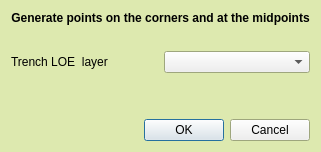
<?xml version="1.0" encoding="UTF-8"?>
<ui version="4.0">
 <class>TrenchCreatorDialogBase</class>
 <widget class="QDialog" name="TrenchCreatorDialogBase">
  <property name="windowModality">
   <enum>Qt::ApplicationModal</enum>
  </property>
  <property name="geometry">
   <rect>
    <x>0</x>
    <y>0</y>
    <width>347</width>
    <height>158</height>
   </rect>
  </property>
  <property name="palette">
   <palette>
    <active>
     <colorrole role="Base">
      <brush brushstyle="SolidPattern">
       <color alpha="255">
        <red>255</red>
        <green>255</green>
        <blue>255</blue>
       </color>
      </brush>
     </colorrole>
     <colorrole role="Window">
      <brush brushstyle="SolidPattern">
       <color alpha="255">
        <red>221</red>
        <green>233</green>
        <blue>175</blue>
       </color>
      </brush>
     </colorrole>
    </active>
    <inactive>
     <colorrole role="Base">
      <brush brushstyle="SolidPattern">
       <color alpha="255">
        <red>255</red>
        <green>255</green>
        <blue>255</blue>
       </color>
      </brush>
     </colorrole>
     <colorrole role="Window">
      <brush brushstyle="SolidPattern">
       <color alpha="255">
        <red>221</red>
        <green>233</green>
        <blue>175</blue>
       </color>
      </brush>
     </colorrole>
    </inactive>
    <disabled>
     <colorrole role="Base">
      <brush brushstyle="SolidPattern">
       <color alpha="255">
        <red>221</red>
        <green>233</green>
        <blue>175</blue>
       </color>
      </brush>
     </colorrole>
     <colorrole role="Window">
      <brush brushstyle="SolidPattern">
       <color alpha="255">
        <red>221</red>
        <green>233</green>
        <blue>175</blue>
       </color>
      </brush>
     </colorrole>
    </disabled>
   </palette>
  </property>
  <property name="windowTitle">
   <string>Evaluation Trenches Generator</string>
  </property>
  <layout class="QGridLayout" name="gridLayout_2">
   <property name="sizeConstraint">
    <enum>QLayout::SetFixedSize</enum>
   </property>
   <item row="0" column="0">
    <layout class="QGridLayout" name="gridLayout">
     <item row="0" column="0">
      <widget class="QLabel" name="label">
       <property name="text">
        <string>&lt;html&gt;&lt;head/&gt;&lt;body&gt;&lt;p align=&quot;center&quot;&gt;&lt;span style=&quot; font-weight:600;&quot;&gt;Generate points on the corners and at the midpoints&lt;/span&gt;&lt;/p&gt;&lt;/body&gt;&lt;/html&gt;</string>
       </property>
      </widget>
     </item>
     <item row="5" column="0">
      <widget class="QDialogButtonBox" name="button_box">
       <property name="orientation">
        <enum>Qt::Horizontal</enum>
       </property>
       <property name="standardButtons">
        <set>QDialogButtonBox::Cancel|QDialogButtonBox::Ok</set>
       </property>
      </widget>
     </item>
     <item row="2" column="0">
      <layout class="QHBoxLayout" name="horizontalLayout">
       <item>
        <widget class="QLabel" name="label_2">
         <property name="frameShape">
          <enum>QFrame::NoFrame</enum>
         </property>
         <property name="text">
          <string>Trench LOE  layer</string>
         </property>
        </widget>
       </item>
       <item>
        <widget class="QComboBox" name="trenchLOE_layer_comboBox">
         <property name="focusPolicy">
          <enum>Qt::WheelFocus</enum>
         </property>
        </widget>
       </item>
      </layout>
     </item>
     <item row="1" column="0">
      <spacer name="horizontalSpacer_2">
       <property name="orientation">
        <enum>Qt::Horizontal</enum>
       </property>
       <property name="sizeHint" stdset="0">
        <size>
         <width>40</width>
         <height>20</height>
        </size>
       </property>
      </spacer>
     </item>
     <item row="3" column="0">
      <spacer name="horizontalSpacer">
       <property name="orientation">
        <enum>Qt::Horizontal</enum>
       </property>
       <property name="sizeHint" stdset="0">
        <size>
         <width>40</width>
         <height>20</height>
        </size>
       </property>
      </spacer>
     </item>
     <item row="4" column="0">
      <spacer name="horizontalSpacer_3">
       <property name="orientation">
        <enum>Qt::Horizontal</enum>
       </property>
       <property name="sizeHint" stdset="0">
        <size>
         <width>40</width>
         <height>20</height>
        </size>
       </property>
      </spacer>
     </item>
    </layout>
   </item>
  </layout>
 </widget>
 <resources/>
 <connections>
  <connection>
   <sender>button_box</sender>
   <signal>accepted()</signal>
   <receiver>TrenchCreatorDialogBase</receiver>
   <slot>accept()</slot>
   <hints>
    <hint type="sourcelabel">
     <x>20</x>
     <y>20</y>
    </hint>
    <hint type="destinationlabel">
     <x>20</x>
     <y>20</y>
    </hint>
   </hints>
  </connection>
  <connection>
   <sender>button_box</sender>
   <signal>rejected()</signal>
   <receiver>TrenchCreatorDialogBase</receiver>
   <slot>reject()</slot>
   <hints>
    <hint type="sourcelabel">
     <x>20</x>
     <y>20</y>
    </hint>
    <hint type="destinationlabel">
     <x>20</x>
     <y>20</y>
    </hint>
   </hints>
  </connection>
 </connections>
</ui>
